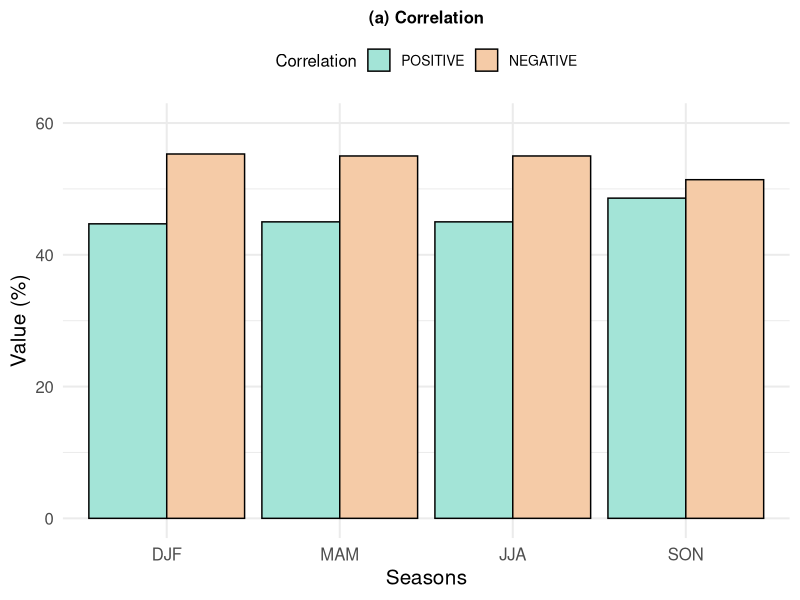

This figure's R source: (Note: this script raises an error after producing the figure.)

# Instalar y cargar las librerías necesarias
# if (!require(ggplot2)) install.packages("ggplot2")
# if (!require(tidyr)) install.packages("tidyr")
# if (!require(patchwork)) install.packages("patchwork")
library(ggplot2)
library(tidyr)
library(patchwork)

# Definir y crear los datos para el primer gráfico
correlation_data <- data.frame(
  Seasons = c("DJF", "MAM", "JJA", "SON"),
  POSITIVE = c(44.7, 45, 45, 48.6),
  NEGATIVE = c(55.3, 55, 55, 51.4)
)

# Transformar los datos a formato largo
correlation_long <- pivot_longer(correlation_data, cols = c(POSITIVE, NEGATIVE), 
                                 names_to = "Correlation", values_to = "Percentage")

# Asegurar el orden correcto de las estaciones y de las correlaciones
correlation_long$Seasons <- factor(correlation_long$Seasons, levels = c("DJF", "MAM", "JJA", "SON"))
correlation_long$Correlation <- factor(correlation_long$Correlation, levels = c("POSITIVE", "NEGATIVE"))

# Crear la gráfica de barras
plot1 <- ggplot(correlation_long, aes(x = Seasons, y = Percentage, fill = Correlation)) +
  geom_bar(stat = "identity", position = position_dodge(), color = "black") +
  scale_fill_manual(values = c("POSITIVE" = "#A3E4D7", "NEGATIVE" = "#F5CBA7")) +
  labs(x = "Seasons", y = "Value (%)", title = "(a) Correlation") +
  theme_minimal(base_size = 15) +
  theme(
    plot.title = element_text(hjust = 0.5, face = "bold", size = 12),
    legend.position = "top",
    legend.title = element_text(size = 12),
    legend.text = element_text(size = 10)
  ) +
  guides(fill = guide_legend(title = "Correlation")) +
  scale_y_continuous(limits = c(0, 60))  # Ajustar el eje y a 60 para mostrar ambas correlaciones

# Definir y crear los datos para el segundo gráfico
data2 <- data.frame(
  m = c(-16, -15, -14, -13, -12, -11, -10, -9, -8, -7, -6, -5, -4, -3, -2, -1, "M"),
  DJF = c(4.7, 5.2, 5.4, 4.3, 4.1, 4.3, 4.9, 3.9, 5.2, 4.3, 7.1, 5.6, 4.3, 6.2, 9, 8.4, 13.1),
  MAM = c(4.7, 5.5, 4.7, 3, 4.6, 4.7, 3.8, 5, 5.7, 4.1, 6.9, 5.8, 7.5, 5.5, 8.2, 9.5, 10.6),
  JJA = c(4.2, 4.6, 5.1, 4.4, 4.2, 6, 4.5, 6.9, 7.1, 5.3, 5.6, 5.3, 4.9, 4.8, 6, 9.9, 11.3),
  SON = c(5.1, 5.3, 4, 4.8, 5.5, 4.4, 5.6, 6.4, 5.9, 4.9, 6.3, 3.2, 4, 6, 8.2, 11.7, 8.6)
)

data_long2 <- pivot_longer(data2, cols = -m, names_to = "Season", values_to = "Value")

data_long2$m <- factor(data_long2$m, levels = c(-16, -15, -14, -13, -12, -11, -10, -9, -8, -7, -6, -5, -4, -3, -2, -1, "M"))

data_long2$Season <- factor(data_long2$Season, levels = c("DJF", "MAM", "JJA", "SON"))

col_mes <- c("#004000", "#114F11", "#225F22", "#336F33", "#447F44", "#558F55",
             "#669F66", "#76AF76", "#88BF88", "#99CF99",
             "#AADFAA", "#BBEFBB", "#CCFFCC", "#B57EDC", "#9154BE", "#6E2AA0", "#4B0082")

x_labels <- c("-16", "-15", "-14", "-13", "-12", "-11", "-10", "-9", "-8", "-7", "-6", "-5", "-4", "-3", "-2", "-1", "*M*")

plot2 <- ggplot(data_long2, aes(x = m, y = Value, fill = Season)) +
  geom_bar(stat = "identity", position = position_dodge(), width = 0.7, color = "black") +
  scale_fill_manual(values = c("DJF" = "#A3E4D7", "MAM" = "#A9DFBF", "JJA" = "#F9E79F", "SON" = "#F5CBA7")) +
  labs(x = "m", y = "Value (%)", title = "(b) Month (m)") +
  theme_minimal(base_size = 15) +
  theme(
    axis.text.x = element_markdown(angle = 45, hjust = 1, vjust = 1, color = col_mes),
    plot.title = element_text(hjust = 0.5, face = "bold", size = 12),
    legend.position = "top",
    legend.title = element_text(size = 12),
    legend.text = element_text(size = 10)
  ) +
  scale_x_discrete(labels = x_labels) +
  guides(fill = guide_legend(title = "Season")) +
  scale_y_continuous(labels = percent_format(scale = 1), expand = c(0, 0), limits = c(0, 15))

# Definir y crear los datos para el tercer gráfico
data3 <- data.frame(
  Seasons = c("DJF", "MAM", "JJA", "SON"),
  SPI3 = c(40.4, 37.1, 33, 40.9),
  SPI6 = c(29.9, 35.9, 36.5, 33.7),
  SPI12 = c(29.7, 27, 30.5, 25.4)
)

# Transformar los datos a formato largo
data_long3 <- pivot_longer(data3, cols = c(SPI3, SPI6, SPI12), names_to = "SPI", values_to = "Value")

# Asegurar el orden correcto de las estaciones
data_long3$Seasons <- factor(data_long3$Seasons, levels = c("DJF", "MAM", "JJA", "SON"))

# Asegurar el orden correcto de las variables SPI
data_long3$SPI <- factor(data_long3$SPI, levels = c("SPI3", "SPI6", "SPI12"))

# Crear la gráfica de barras
plot3 <- ggplot(data_long3, aes(x = Seasons, y = Value, fill = SPI)) +
  geom_bar(stat = "identity", position = position_dodge(), color = "black") +
  scale_fill_manual(values = c("SPI3" = "#FFCCCC", "SPI6" = "#D98880", "SPI12" = "#8B0000")) +
  labs(x = "Seasons", y = "Value (%)", title = "(c) SPI (t)") +
  theme_minimal(base_size = 15) +
  theme(
    axis.text.x = element_text(angle = 45, hjust = 1, vjust = 1),
    plot.title = element_text(hjust = 0.5, face = "bold", size = 12),
    legend.position = "top",
    legend.title = element_text(size = 12),
    legend.text = element_text(size = 10)
  ) +
  guides(fill = guide_legend(title = "SPI"))

# Combinar los tres gráficos en una sola imagen
combined_plot <- plot1 / plot2 / plot3

# Guardar el gráfico combinado en un archivo PDF
ggsave("C:/Users/Usuario/Dropbox/4FIRE_V2/plots/combined_plots.pdf", combined_plot, width = 8, height = 14)

# Mostrar el gráfico combinado
print(combined_plot)


